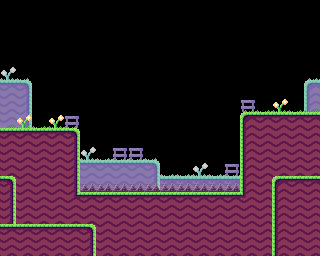

A 2D game scene composited from a Tiled map and its tileset images. What follows is a short description and the map's XML, with every tile layer's data as written:
An orthogonal 20x16 tile map with 16x16 px tiles, 2 tile layers (BackTiles, Tiles) and 7 objects (3x ground, player, exit, spike, place_allow).

<map version="1.10" tiledversion="1.11.2" orientation="orthogonal" renderorder="right-down" width="20" height="16" tilewidth="16" tileheight="16" infinite="0" nextlayerid="6" nextobjectid="22">
 <editorsettings>
  <export target="level3.lua" format="lua" />
 </editorsettings>
 <properties>
  <property name="crate" type="int" value="2" />
  <property name="dialog_name" value="level3" />
  <property name="dialog_spike_hit" value="level3_spike" />
  <property name="level_name" value="mind the gap" />
  <property name="platform" type="int" value="2" />
  <property name="springboard" type="int" value="2" />
 </properties>
 <tileset firstgid="1" name="tiles" tilewidth="16" tileheight="16" tilecount="256" columns="16">
  <image source="../graphics/tiles.png" width="256" height="256" />
 </tileset>
 <layer id="5" name="BackTiles" width="20" height="16" tintcolor="#ffffff">
  <data encoding="csv">
0,0,0,0,0,0,0,0,0,0,0,0,0,0,0,0,0,0,0,0,
0,0,0,0,0,0,0,0,0,0,0,0,0,0,0,0,0,0,0,0,
0,0,0,0,0,0,0,0,0,0,0,0,0,0,0,0,0,0,0,0,
0,0,0,0,0,0,0,0,0,0,0,0,0,0,0,0,0,0,0,0,
27,44,0,0,0,0,0,0,0,0,0,0,0,0,0,0,0,0,0,43,
7,8,0,0,0,0,0,0,0,0,0,0,0,0,0,0,0,0,0,6,
23,24,0,0,0,0,0,0,0,0,0,0,0,0,0,52,0,0,0,22,
23,24,0,0,52,0,0,0,0,0,0,0,0,0,0,0,0,0,0,0,
0,0,0,0,0,0,0,0,0,0,0,0,0,0,0,0,0,0,0,0,
0,0,0,0,0,27,28,28,28,44,0,0,0,0,0,0,0,0,0,0,
0,0,0,0,0,7,7,7,7,8,28,28,27,28,28,0,0,0,0,0,
18,0,0,0,0,23,23,23,23,24,7,7,7,7,7,0,0,18,0,0,
0,0,0,0,0,0,0,0,0,0,0,0,0,0,0,0,0,0,0,0,
0,0,0,0,0,0,0,0,0,0,0,0,0,0,0,0,0,0,0,0,
0,0,0,0,0,18,0,0,0,0,0,0,0,0,0,0,0,0,0,0,
0,0,0,0,0,0,0,0,0,0,0,0,0,0,0,0,0,0,0,0
</data>
 </layer>
 <layer id="1" name="Tiles" width="20" height="16">
  <data encoding="csv">
0,0,0,0,0,0,0,0,0,0,0,0,0,0,0,0,0,0,0,0,
0,0,0,0,0,0,0,0,0,0,0,0,0,0,0,0,0,0,0,0,
0,0,0,0,0,0,0,0,0,0,0,0,0,0,0,0,0,0,0,0,
0,0,0,0,0,0,0,0,0,0,0,0,0,0,0,0,0,0,0,0,
0,0,0,0,0,0,0,0,0,0,0,0,0,0,0,0,0,0,0,0,
0,0,0,0,0,0,0,0,0,0,0,0,0,0,0,0,0,0,0,0,
0,0,0,0,0,0,0,0,0,0,0,0,0,0,0,84,69,68,69,69,
69,68,69,68,85,0,0,0,0,0,0,0,0,0,0,1,2,2,2,2,
2,2,2,2,3,0,0,0,0,0,0,0,0,0,0,17,18,18,18,18,
18,18,18,18,19,0,0,52,52,0,0,0,0,0,0,17,18,18,18,18,
18,18,18,18,19,0,0,0,0,0,0,0,0,0,52,17,18,18,18,18,
3,18,18,18,19,81,81,81,81,81,81,81,81,81,81,17,18,1,2,2,
19,18,18,18,36,2,2,2,2,2,2,2,2,2,2,37,18,17,18,18,
19,18,18,18,18,18,18,18,18,18,18,18,18,18,18,18,18,17,18,18,
2,2,2,2,2,3,18,18,18,18,18,18,18,18,18,18,18,17,18,18,
18,18,18,18,18,19,18,18,18,18,18,18,18,18,18,18,18,17,18,18
</data>
 </layer>
 <objectgroup id="2" name="Objects">
  <object id="4" type="player" x="24" y="112" width="16" height="16" />
  <object id="6" type="exit" x="280" y="96" width="16" height="16" />
  <object id="8" type="ground" x="0" y="192" width="320" height="64" />
  <object id="16" type="ground" x="0" y="128" width="80" height="64" />
  <object id="17" type="ground" x="240" y="112" width="80" height="80" />
  <object id="20" type="spike" x="80" y="188" width="160" height="4" />
 </objectgroup>
 <objectgroup color="#18abcc" id="4" name="Allow">
  <object id="18" type="place_allow" x="112" y="96" width="96" height="48" />
 </objectgroup>
</map>
